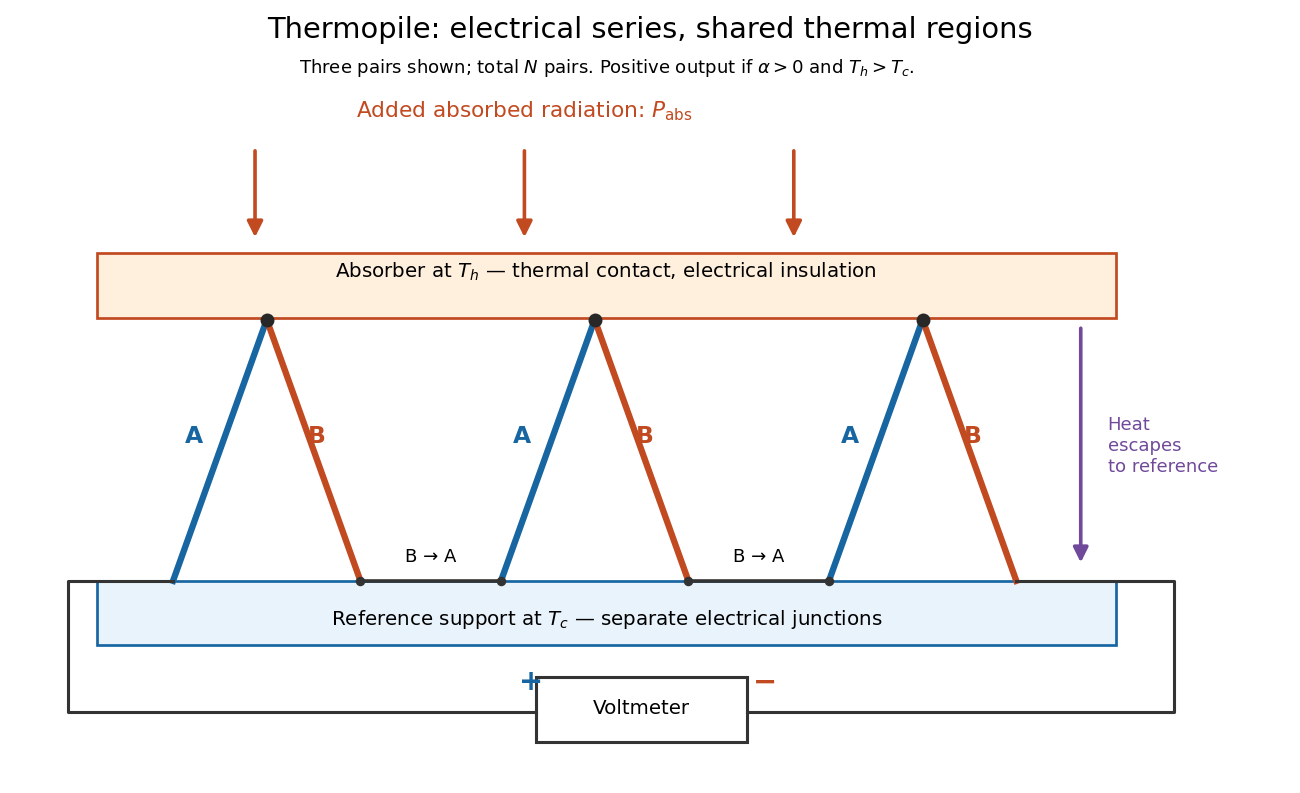

The script that drew this image:
"""Draw an original thermopile wiring and thermal geometry schematic.

Tested with Python 3.14, matplotlib 3.10.7 and numpy 2.3.5.
Run from _media; the output is written to the current working directory.
"""

from pathlib import Path

import matplotlib.pyplot as plt
from matplotlib.patches import FancyArrowPatch, Rectangle


def main():
    plt.rcParams.update({"font.size": 11, "font.family": "DejaVu Sans"})
    fig, ax = plt.subplots(figsize=(10, 6.1), dpi=130, facecolor="white")
    ax.set(xlim=(-0.9, 9.7), ylim=(-0.9, 6.1))
    ax.axis("off")
    fig.suptitle("Thermopile: electrical series, shared thermal regions", fontsize=16, y=0.98)
    blue, orange, purple = "#1765a1", "#c24a20", "#70499b"
    ax.add_patch(Rectangle((-0.35, 3.52), 8.7, 0.66, facecolor="#fff0dd", edgecolor=orange, lw=1.5))
    ax.text(4, 3.93, r"Absorber at $T_h$ — thermal contact, electrical insulation", ha="center", fontsize=11)
    ax.add_patch(Rectangle((-0.35, 0.20), 8.7, 0.65, facecolor="#e8f3fb", edgecolor=blue, lw=1.5))
    ax.text(4, 0.40, r"Reference support at $T_c$ — separate electrical junctions", ha="center", fontsize=11)
    for x in (0.3, 3.1, 5.9):
        ax.plot([x, x + 0.8], [0.85, 3.5], color=blue, lw=3.5)
        ax.plot([x + 0.8, x + 1.6], [3.5, 0.85], color=orange, lw=3.5)
        ax.scatter([x + 0.8], [3.5], s=45, color="#282828", zorder=5)
        ax.text(x + 0.1, 2.25, "A", color=blue, fontsize=13, weight="bold")
        ax.text(x + 1.15, 2.25, "B", color=orange, fontsize=13, weight="bold")
    for x in (1.9, 4.7):
        ax.plot([x, x + 1.2], [0.85, 0.85], color="#333333", lw=2)
        ax.scatter([x, x + 1.2], [0.85, 0.85], s=18, color="#333333", zorder=5)
    for x in (2.5, 5.3):
        ax.text(x, 1.04, "B → A", ha="center", fontsize=10)
    ax.plot([0.3, -0.6, -0.6, 3.4], [0.85, 0.85, -0.48, -0.48], color="#333333", lw=1.7)
    ax.plot([7.5, 8.85, 8.85, 5.2], [0.85, 0.85, -0.48, -0.48], color="#333333", lw=1.7)
    ax.add_patch(Rectangle((3.4, -0.78), 1.8, 0.65, facecolor="white", edgecolor="#333333", lw=1.7))
    ax.text(4.3, -0.45, "Voltmeter", ha="center", va="center")
    ax.text(3.25, -0.26, "+", color=blue, weight="bold", fontsize=16)
    ax.text(5.25, -0.26, "−", color=orange, weight="bold", fontsize=16)
    for x in (1.0, 3.3, 5.6):
        ax.add_patch(FancyArrowPatch((x, 5.25), (x, 4.30), arrowstyle="-|>", mutation_scale=18, color=orange, lw=2))
    ax.text(3.3, 5.55, r"Added absorbed radiation: $P_{\rm abs}$", ha="center", color=orange, fontsize=12)
    ax.add_patch(FancyArrowPatch((8.05, 3.45), (8.05, 1.0), arrowstyle="-|>", mutation_scale=17, color=purple, lw=2))
    ax.text(8.28, 2.22, "Heat\nescapes\nto reference", va="center", color=purple, fontsize=10)
    ax.text(4.0, 6.0, r"Three pairs shown; total $N$ pairs. Positive output if $\alpha>0$ and $T_h>T_c$.", ha="center", fontsize=10)
    fig.subplots_adjust(left=0.025, right=0.98, bottom=0.05, top=0.92)
    fig.savefig(Path(__file__).stem + ".png", facecolor="white", transparent=False)
    plt.close(fig)


if __name__ == "__main__":
    main()
